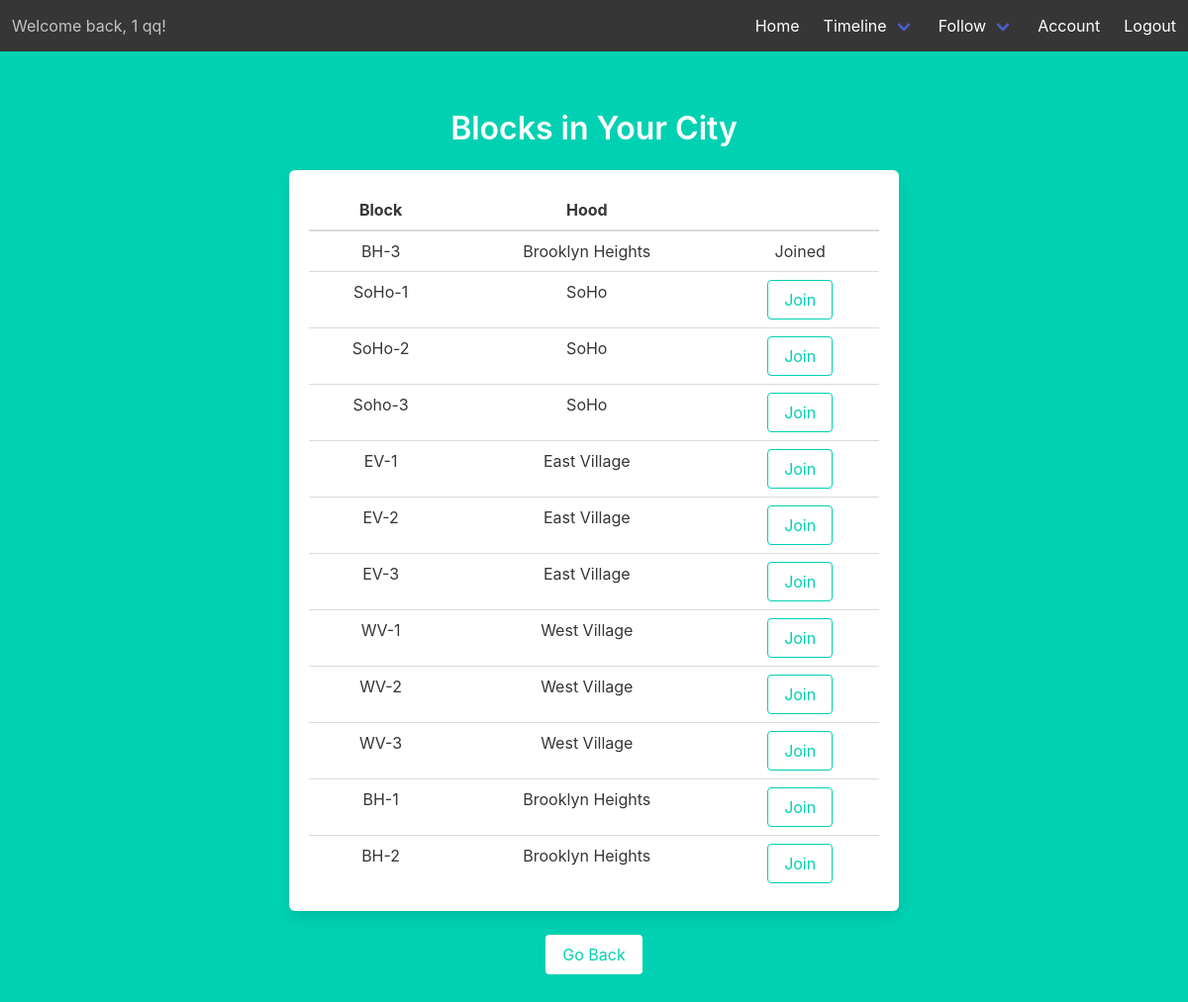
Screenshot of /blocks (signed in) with the database file from the repository.
### models.py (models this page shows)
class Users(UserMixin, db.Model):
    __tablename__ = 'Users'
    id = db.Column(db.Integer, primary_key=True)
    email = db.Column(db.String(45), unique=True, nullable=False)
    pword = db.Column(db.String(45), nullable=False)
    fname = db.Column(db.String(45), nullable=False)
    lname = db.Column(db.String(45), nullable=False)
    street_addr = db.Column(db.String(45), nullable=False)
    cid = db.Column(db.Integer, db.ForeignKey('City.id'), nullable=False)
    uprofile = db.Column(db.Text)
    photo = db.Column(db.Text)
    last_logout_timestamp = db.Column(db.DateTime, default=datetime.now().replace(microsecond=0))

class Blocks(db.Model):
    __tablename__ = 'Blocks'
    id = db.Column(db.Integer, primary_key=True)
    bname = db.Column(db.String(45), nullable=False)
    sw_lat = db.Column(db.Float, nullable=False)
    sw_lat = db.Column(db.Float, nullable=False)
    sw_lat = db.Column(db.Float, nullable=False)
    sw_lat = db.Column(db.Float, nullable=False)
    bpopulation = db.Column(db.Integer, nullable=False)

class Hood(db.Model):
    __tablename__ = 'Hood'
    id = db.Column(db.Integer, primary_key=True)
    hname = db.Column(db.String(45), nullable=False)
    sw_lat = db.Column(db.Float, nullable=False)
    sw_lat = db.Column(db.Float, nullable=False)
    sw_lat = db.Column(db.Float, nullable=False)
    sw_lat = db.Column(db.Float, nullable=False)
    hpopulation = db.Column(db.Integer, nullable=False)

### location.py (the view, shortened to what this page needs)
@location.route('/blocks')
@login_required
def blocks():
    my_membership = get_my_membership()
    if my_membership:
        my_block_id = my_membership.bid
        if my_membership.approval_count == -1:
            status = 'Joined'
        else:
            status = 'Pending'
        blocks_hood_id_list = []
        for i in Location.query.filter_by(cid=current_user.cid).all():
            if i.bid != my_block_id:
                blocks_hood_id_list.append([i.bid, i.hid])
            else:
                my_hood_id = i.hid
        blocks_hood_list = []
        for i in blocks_hood_id_list:
            blocks_hood_list.append([Blocks.query.filter_by(
                id=i[0]).first(), Hood.query.filter_by(id=i[1]).first()])
        my_blocks_hood_id = [my_block_id, my_hood_id]
        my_blocks_hood = [Blocks.query.filter_by(id=my_blocks_hood_id[0]).first(
        ), Hood.query.filter_by(id=my_blocks_hood_id[1]).first()]
        return render_template('blocks.html', status=status, my_blocks_hood=my_blocks_hood, blocks_hood=blocks_hood_list)

### location.py (called while the page is built)
@login_required
def get_my_membership():
    return Membership.query.filter_by(uid=current_user.id).first()

### templates/blocks.html (shortened to what this page needs)
{% extends "base.html" %}
{% block content %}
<div class="column is-8 is-offset-2">
    <h1 class="title">
        Blocks in Your City
    </h1>
    <div class="box">
        <table class="table is-fullwidth">
            <thead>
                <tr>
                    <th>Block</th>
                    <th>Hood</th>
                    <th></th>
                </tr>
            </thead>
            <tbody>
                {% if my_blocks_hood %}
                <tr>
                    <td>{{ my_blocks_hood[0].bname }}</td>
                    <td>{{ my_blocks_hood[1].hname }}</td>
                    <td>
                        {{ status }}
                    </td>
                </tr>
                {% endif %}
                {% for i in blocks_hood %}
                <tr>
                    <td>{{ i[0].bname }}</td>
                    <td>{{ i[1].hname }}</td>
                    <td>
                        <form method="POST" action="/blocks">
                            <div class="control">
                                <input class="button is-primary is-outlined" type="submit" name="action" value="Join">
                            </div>
                        </form>
                    </td>
                </tr>
                {% endfor %}
            </tbody>
        </table>
    </div>
    <button class="button is-primary is-inverted" onclick="goBack()">Go Back</button>
</div>
{% endblock %}

### templates/base.html (shortened to what this page needs)
<!DOCTYPE html>
<html>
<head>
    <link rel="stylesheet" href="https://cdnjs.cloudflare.com/ajax/libs/bulma/0.7.2/css/bulma.min.css" />
</head>
<body>
    <section class="hero is-primary is-fullheight">
        <div class="hero-head">
            <nav class="navbar has-background-dark" role="navigation" aria-label="main navigation">
                {% if current_user.is_authenticated %}
                <div class="navbar-start">
                    <p class="navbar-item">
                        Welcome back, {{ current_user.fname }} {{ current_user.lname }}!
                    </p>
                </div>
                {% endif %}
                <div id="navbarMenuHeroA" class="navbar-menu ">
                    <div class="navbar-end">
                        <a href="{{ url_for('main.index') }}" class="navbar-item">
                            Home
                        </a>
                        {% if current_user.is_authenticated %}
                        <div class="navbar-item has-dropdown is-hoverable has-text-white has-background-dark">
                            <a class="navbar-link has-background-dark">
                                Timeline
                            </a>
                        </div>
                        {% endif %}
                        {% if current_user.is_authenticated %}
                        <div class="navbar-item has-dropdown is-hoverable has-text-white has-background-dark">
                            <a class="navbar-link has-background-dark">
                                Follow
                            </a>
                        </div>
                        {% endif %}
                        {% if current_user.is_authenticated %}
                        <a href="{{ url_for('acc.account') }}" class="navbar-item">
                            Account
                        </a>
                        {% endif %}
                        {% if current_user.is_authenticated %}
                        <a href="{{ url_for('auth.logout') }}" class="navbar-item">
                            Logout
                        </a>
                        {% endif %}
                    </div>
                </div>
            </nav>
        </div>
        <div class="hero-body">
            <div class="container has-text-centered">
                {% block content %}
                {% endblock %}
            </div>
        </div>
    </section>
</body>
</html>

### rows the page displays
Users: fname "1", lname "qq"
Blocks: bname "BH-3"
Hood: hname "Brooklyn Heights"
Blocks: bname "SoHo-1", hname "SoHo"
Blocks: bname "SoHo-2", hname "SoHo"
Blocks: bname "Soho-3", hname "SoHo"
Blocks: bname "EV-1", hname "East Village"
Blocks: bname "EV-2", hname "East Village"
Blocks: bname "EV-3", hname "East Village"
Blocks: bname "WV-1", hname "West Village"
Blocks: bname "WV-2", hname "West Village"
Blocks: bname "WV-3", hname "West Village"
Blocks: bname "BH-1", hname "Brooklyn Heights"
Blocks: bname "BH-2", hname "Brooklyn Heights"

### other values shown
{{ status }} "Joined"
